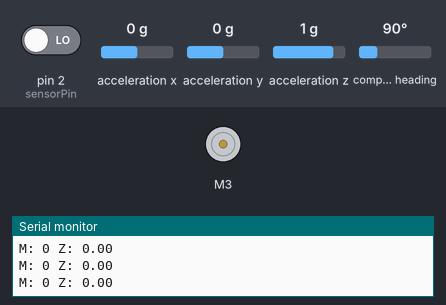
The sketch below on a simulated Arduino Uno, built with avr-gcc and run on an emulated ATmega328P. Shown: DC motor (green arrow = forward, orange = backward, longer = faster), the last lines printed to the serial monitor. Inputs (shaded band) come from the test bench; at power-on: acceleration y 0 g, pin 2 (sensorPin) LOW, acceleration x 0 g, acceleration z 1 g, compass heading 90°.

Above: at 10.7 s.
10.8 s: acceleration y set to 0.1 g
At 11.4 s:
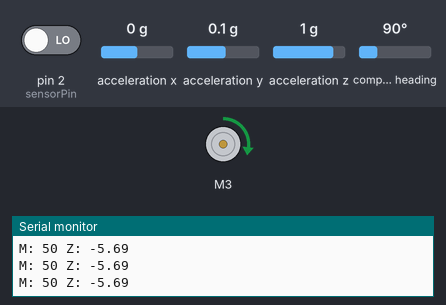
12.3 s: acceleration y set to -0.1 g
At 13.0 s:
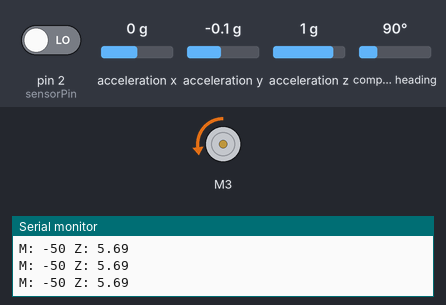
13.8 s: acceleration y set to -0.4 g
At 14.6 s:
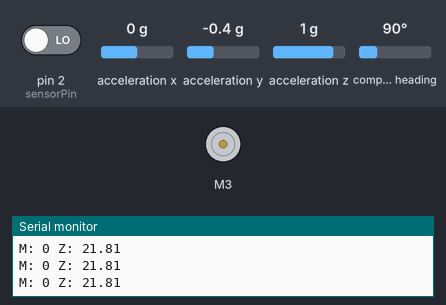
Timing chart, 0 to 16.8 s (numbered marks = the images above; inputs shaded):
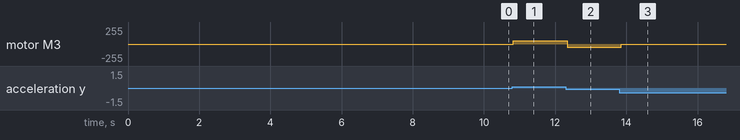

Measured:
- the behaviour switches between -0.2 and -0.3 g on acceleration y (found by bisection; images 2 and 3)
- after the input at 10.8 s, motor M3: stopped → forward 50/255 at once
- after the input at 12.3 s, motor M3: forward 50/255 → backward 50/255 at once
- after the input at 13.8 s, motor M3: backward 50/255 → stopped after 0.05 s

The sketch:

Inverse_Pendulum_V3.ino
```cpp
#include <CytronMotorDriver.h>
#include <Adafruit_Sensor.h>
#include <Adafruit_BusIO_Register.h>
#include <Adafruit_I2CDevice.h>
#include <Adafruit_I2CRegister.h>
#include <Adafruit_SPIDevice.h>
#include <Adafruit_BNO055.h>

//initialise motor and sensor
CytronMD motor1(PWM_DIR, 3, 4);
Adafruit_BNO055 bno = Adafruit_BNO055(55);
const byte sensorPin = 2;  // IR sensor connected to pin 2
volatile unsigned long lastInterruptTime = 0;
volatile unsigned long interruptInterval = 0;
const unsigned long debounceDelay = 1000;  // Debounce time in microseconds
const unsigned long minValidInterval = 5000; // Minimum valid interval to filter out noise

void setup() {
  Serial.begin(9600);
  pinMode(sensorPin, INPUT);
  attachInterrupt(digitalPinToInterrupt(sensorPin), sensorISR, RISING);
  Serial.println("Orientation Sensor Test"); Serial.println("");

  /* Initialise the sensor */
  if(!bno.begin())
  {
    /* There was a problem detecting the BNO055 ... check your connections */
    Serial.print("Ooops, no BNO055 detected ... Check your wiring or I2C ADDR!");
    while(1);
  }

  delay(1000);

  bno.setExtCrystalUse(true);

}

void loop() {
  //Angular velocity calculation
  noInterrupts();
  unsigned long interval = interruptInterval;
  interrupts();
  float angV = 0;
  if (interval >= minValidInterval) {
    angV = (2 * PI) / (interval / 1000000.0); // in radians per second
    Serial.print("Angular Velocity: ");
    Serial.print(angV);
    Serial.print(" rad/s ");
  }

   /* Get a new sensor event */
  int16_t s = 0;
  sensors_event_t event;
  bno.getEvent(&event);
  imu::Vector<3> euler = bno.getVector(Adafruit_BNO055::VECTOR_EULER);
  float z = euler.z();
  if(abs(z) <15.){s = -80*z;}
  else{s = 0;}
  // if(abs(s)>90)
  // {
  //   if(z>0){
  //       s=-90;
  //   }
  //   if(z<0){
  //       s=90;
  //   }
  // }
  if(angV>250 || abs(s)>255)
  {
    if(s>0){s = 50;}
    else{s = -50;}
  }
  motor1.setSpeed(s);
  Serial.print("M: ");
  Serial.print(s);
  Serial.print(" Z: ");
  Serial.print(z);
  Serial.println();
  delay(50);
}
void sensorISR() {
  unsigned long currentTime = micros();
  if (currentTime - lastInterruptTime > debounceDelay) {
    unsigned long interval = currentTime - lastInterruptTime;
    if (interval >= minValidInterval) {
      interruptInterval = interval;
    }
    lastInterruptTime = currentTime;
  }
}
```
